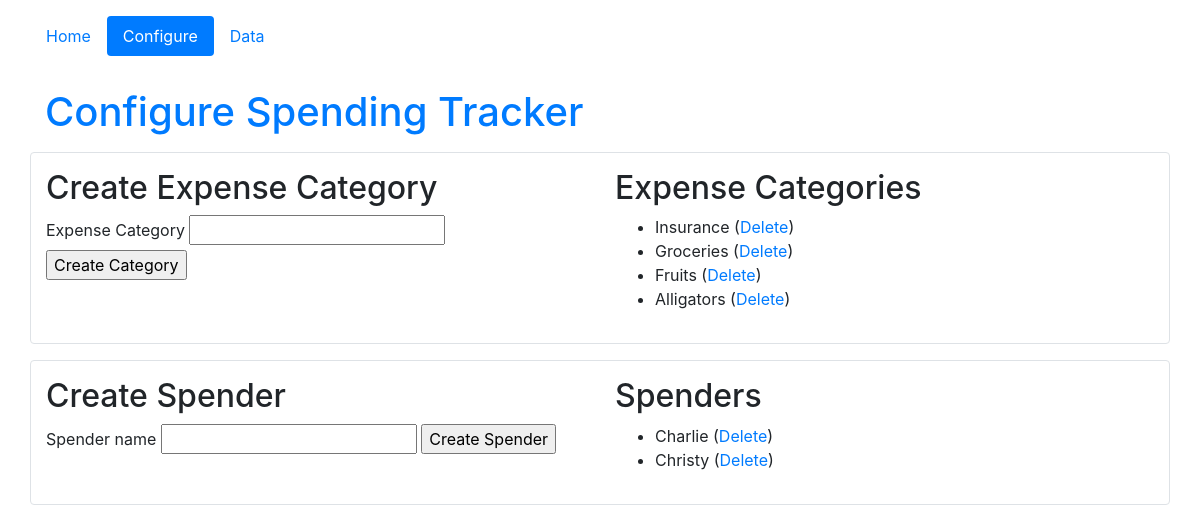
The app's page /configure, older data.
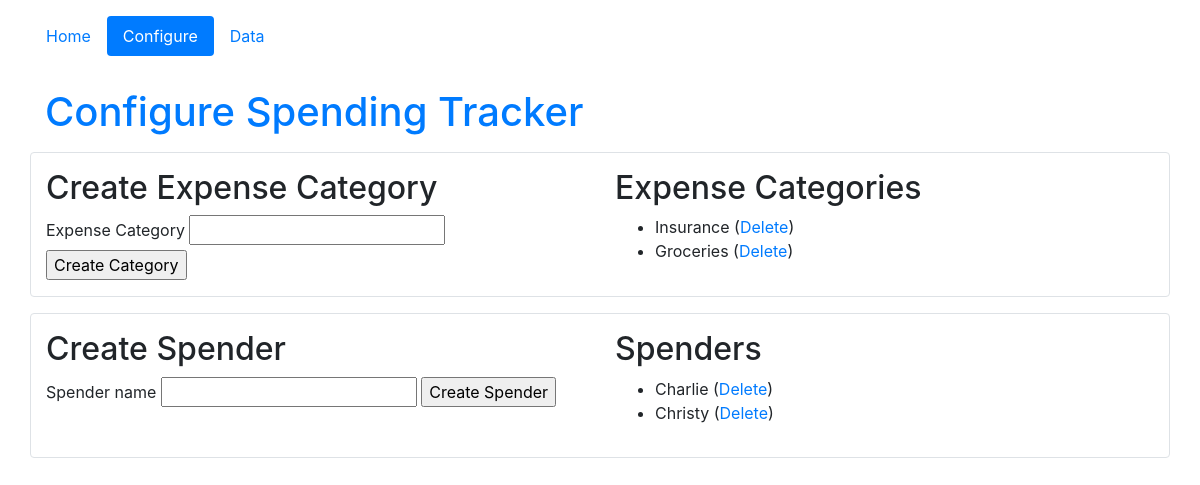
The same page, newer data.
### tracker_app/models.py (models this page shows, shortened)
class Category(db.Model):
	categoryId = db.Column(db.Integer, primary_key=True)
	expenseCategory = db.Column(db.String(50), unique=True, nullable=False)

class User(db.Model):
    userId = db.Column(db.Integer, primary_key=True)
    username = db.Column(db.String(20), unique=True, nullable=False)

### tracker_app/routes.py (the view)
@app.route("/configure", methods=["GET","POST"])
def configure():
	newUserForm = forms.NewUserForm()
	newCategoryForm = forms.NewCategoryForm()
	if newUserForm.validate_on_submit():
		user = User(username=newUserForm.username.data)
		db.session.add(user)
		db.session.commit()
		flash(f"User '{user.username}' has been successfully added", "success")
		return redirect(url_for('configure'))
	if newCategoryForm.validate_on_submit():
		cat = Category(expenseCategory=newCategoryForm.category.data)
		db.session.add(cat)
		db.session.commit()
		flash(f"User '{cat.expenseCategory}' has been successfully added", "success")
		return redirect(url_for('configure'))
	return render_template('configure.html', users=User.query.all(), newUserForm=newUserForm,
				newCategoryForm=newCategoryForm, categories=Category.query.all())

### tracker_app/forms.py
class NewUserForm(FlaskForm):
	username = 	StringField('Spender name', validators=[DataRequired()])
	submit = SubmitField('Create Spender')

class NewCategoryForm(FlaskForm):
	category = StringField('Expense Category', validators=[DataRequired()])
	submit = SubmitField('Create Category')

### tracker_app/templates/configure.html (shortened to what this page needs)
{% extends 'layout.html' %}
{% set activePage = "configure" %}
{% block content %}
<h1 class="text-primary">Configure Spending Tracker</h1>
<div class="row border rounded my-3 py-3" id="expenses-config">
	<div class="col-sm">
		<h2>Create Expense Category</h2>
		<form method="POST" action={{ url_for('configure') }}>
			{{ newCategoryForm.category.label }} {{ newCategoryForm.category(size=20) }}
			{{ newCategoryForm.submit }}
		</form>
	</div>
	<div class="col-sm">
		<h2>Expense Categories</h2>
		<ul>
			{% for cat in categories %}
				<li>{{ cat.expenseCategory }} (<a href={{ url_for('deleteCategory', categoryId=cat.categoryId) }}>Delete</a>)</li>
			{% endfor %}
		</ul>
	</div>
</div>
<div class="row border rounded my-3 py-3" id="users-config">
	<div class="col-sm">
		<h2>Create Spender</h2>
		<form method="POST" action={{ url_for('configure') }}>
			{{ newUserForm.username.label }} {{ newUserForm.username(size=20) }}
			{{ newUserForm.submit }}
		</form>
	</div>
	<div class="col-sm">
		<h2>Spenders</h2>
		<ul>
			{% for user in users %}
				<li>{{ user.username }} (<a href={{ url_for('deleteUser', userid=user.userId) }}>Delete</a>)</li>
			{% endfor %}
		</ul>
	</div>
</div>
{% endblock %}

### tracker_app/templates/layout.html (shortened to what this page needs)
<!DOCTYPE html>
<html lang="en">
<head>
<link rel="stylesheet" href="https://stackpath.bootstrapcdn.com/bootstrap/4.5.0/css/bootstrap.min.css">
</head>
<body>
	<div class="container">
		{% set navigation_bar = [
			('home', 'Home'),
			('configure', 'Configure'),
			('showData', 'Data')
		] %}
		<div class="row my-3" id="sitenav">
			<nav class="nav nav-pills nav-fill">
				{% for id, text in navigation_bar %}
					<a class="nav-item nav-link {% if id == activePage %} active{% endif %}" href="{{ url_for(id) }}">{{ text }}</a>
				{% endfor %}
			</nav>
		</div>
		<div class="row" id="content">
			<div class="col-sm">
				{% block content %}{% endblock %}
			</div>
		</div>
	</div>
</body>
</html>

Row changes from the older to the newer data that the page shows:
removed Category: expenseCategory "Fruits"
removed Category: expenseCategory "Alligators"
